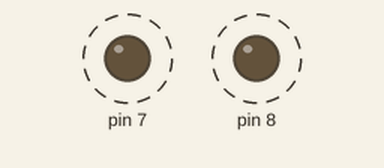
Recording of a sketch running on a simulated Arduino Uno, built with avr-gcc and run on an emulated ATmega328P. Parts: output pins drawn as LEDs (lit = HIGH). Dashed ring = blinking.

Above: at 0.15 s.
Timing chart, 0 to 4.6 s (numbered marks = the images above):
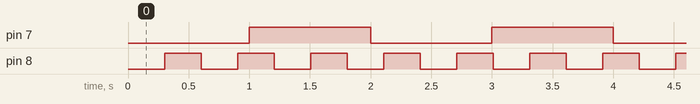

The sketch:

ex1.ino
```cpp
#include <TimerOne.h>

// prototype
void blink_timer();
void blink_millis();

void setup() {
  pinMode(7, OUTPUT);
  pinMode(8, OUTPUT);
  Timer1.initialize(1000000);
  Timer1.attachInterrupt(blink_timer);
}

void loop() {
  blink_millis();
}

void blink_timer() {
  static bool is_on = false;
  digitalWrite(7, !is_on);
  is_on = !is_on;
}

void blink_millis() {
  static unsigned long time = 0;
  if (millis() - time > 300) {
    digitalWrite(8, !digitalRead(8));
    time = millis();
  }
}
```

Measured:
- by itself, pin 7: alternates HIGH for 1.0 s and LOW for 1.0 s
- by itself, pin 8: alternates HIGH for 0.30 s and LOW for 0.30 s
